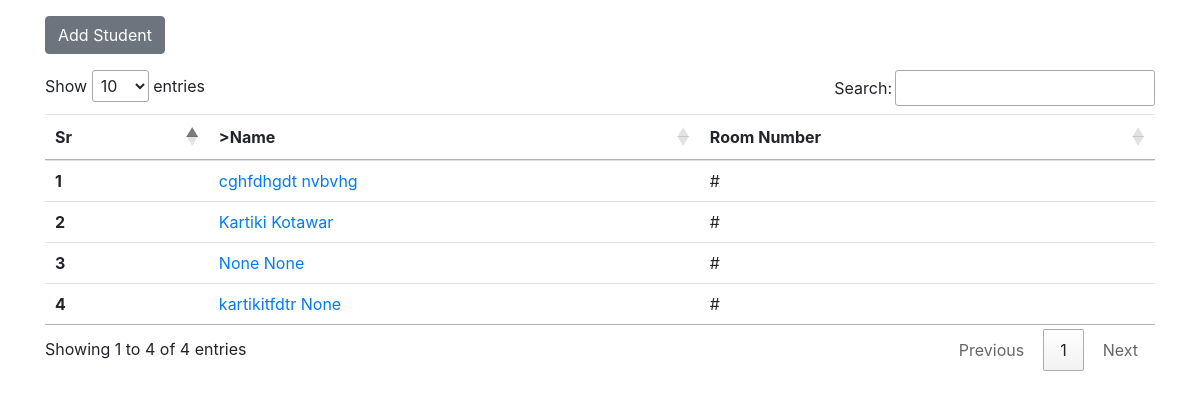
Before: /student_details/ (signed in) with the older database file.
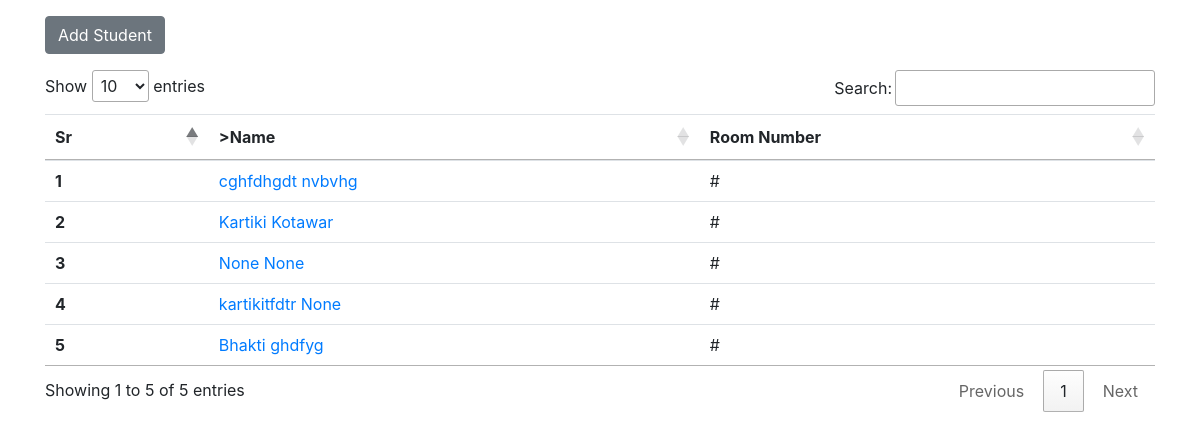
After: the same page with the newer database file.
### hostel/models.py (models this page shows, shortened)
class studentDetails(models.Model):
    user = models.OneToOneField(User, on_delete=models.CASCADE, null=True)
    fname=models.CharField(max_length=30, null=True)
    lname=models.CharField(max_length=30,default= " ",null=True)
    branch=models.CharField(max_length=30,null=True)
    year= models.CharField(max_length=6, choices=YEAR_CHOICES, default='FE',null=True)
    reg=models.CharField(max_length=30,null=True)
    roll=models.IntegerField(null=True)
    dob=models.DateField(null=True)
    mob=models.CharField(max_length=100,null=True)
    mob1=models.IntegerField(null=True)
    mob2=models.IntegerField(null=True)
    email1=models.EmailField(null=True)
    email2=models.EmailField(null=True)
    hometown=models.CharField(max_length=20,null=True)
    state=models.CharField(max_length=30,null=True)
    caste=models.CharField(max_length=30,null=True)
    nation=models.CharField(max_length=30,null=True)
    aadhar=models.IntegerField(null=True)
    pan=models.CharField(max_length=8,null=True)
    blood=models.CharField(max_length=10,null=True)
    allergy=models.CharField(max_length=30,null=True)
    guard=models.CharField(max_length=30,null=True)
    gaddress=models.CharField(max_length=100,null=True)
    gnumber=models.IntegerField(null=True)
    rel=models.CharField(max_length=30,null=True)
    sphoto=models.ImageField(null=True, upload_to='images/')
    aphoto=models.ImageField(null=True, upload_to='images/')
    svaccine=models.ImageField(null=True, upload_to='images/')
    certi=models.ImageField(null=True, upload_to='images/')

### hostel/views.py (the view)
# urls.py: path('student_details/',include('users.urls')),
@staff_member_required(redirect_field_name='login-page',  login_url='login-page')
def student_details(request):
    s1={'student':studentDetails.objects.all()}
    return render(request,'users/table.html',s1)

### users/templates/users/table.html (shortened to what this page needs)
{% load static %}
<!DOCTYPE html>
<html lang="en">
<head>
    <link rel="stylesheet" href="https://cdn.jsdelivr.net/npm/bootstrap@4.3.1/dist/css/bootstrap.min.css">
    <link rel="stylesheet" type="text/css" href="https://cdn.datatables.net/1.11.5/css/jquery.dataTables.css">
</head>
<body>
    <div class="container">
        <a href="{% url 'add_student' %}" class="btn btn-secondary bt1">Add Student</a>
    <table class="table" id="myTable">
        <thead>
            <tr>
                <th scope="col">Sr</th>
                <th scope="col">>Name</th>
                <th scope="col">Room Number</th>
            </tr>
        </thead>
        <tbody>
    {% for s in student %}
            <tr>
                <th scope="row">{{forloop.counter}}</th>
                <td> <a href="{% url 'view_profile' s.pk %}"> {{s.fname}} {{s.lname}} </a></td>
                <td>#</td>
            </tr>
    {% endfor %}
        </tbody>
        </table>
</div>
</body>
</html>

Changed rows visible on the page:
added studentDetails: fname "Bhakti", lname "ghdfyg"
Other visible differences:
text written by a page script: "Show entries Search: Showing 1 to 4 of 4 entries Previous 1 Next" → "Show entries Search: Showing 1 to 5 of 5 entries Previous 1 Next"
